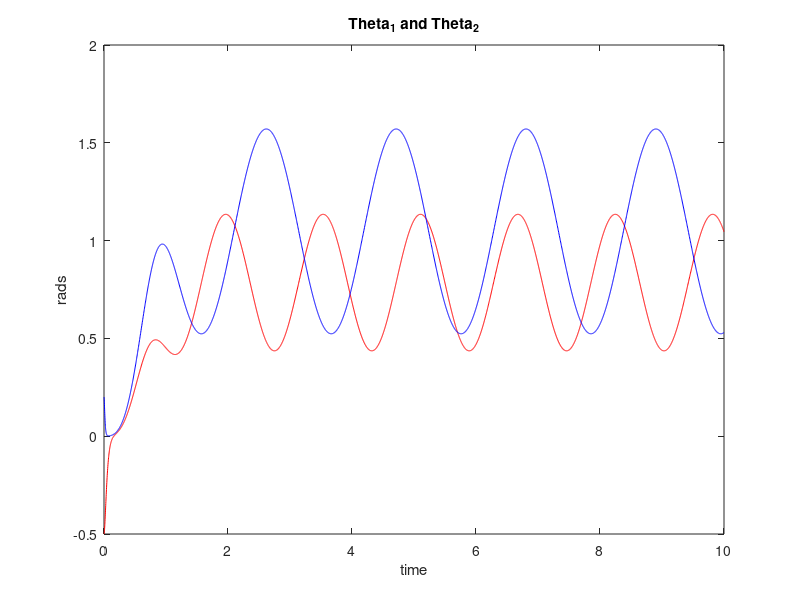

This chart was generated by the following MATLAB code: (Note: this script raises an error after producing the figure.)
%% Subacz, RBE502, Homework 4, Problem 2
function []= ComputedTorqueControl()
%This function calculates the PID controller for a planar arm using preset
%conditions. 

clc, clear all, close all;
%parameters for the arm
%Importing the parameters from table 5.1, page 115 of kelly's book
I_1 = 0.1213;
I_2 = 0.0116;
m_1 = 6.5225;
r_1 = .0983;
m_2 = 2.0458;
r_2 = .0229;
l_1 = 0.26;
l_2 = 0.26; 
g = 9.81;
w_1 =4;
w_2 = 3;


% we compute the parameters in the dynamic model - from the planararm.m
% model
a = I_1+I_2+m_1*r_1^2+ m_2*(l_1^2+ r_2^2);
b = m_2*l_1*r_2;
d = I_2+ m_2*r_2^2;

% x0= [0,0,0,0];
x0= [-0.5,0.2,0.1,0.1];  % Initial Condition - Format:[theta1,theta2,dtheta1,dtheta2]

tf=10; 

%Generate trajectories to follow, Using the parameters and equations from
%chapter 5.4 of kellys book, page 128.

b_1 = pi/4;
c_1 = pi/9;
b_2 = pi/3;
c_2 = pi/6;

%% Implement the computed Torque control.
global torque
torque=[];
[T,X] = ode45(@(t,x)plannarArmODE(t,x),[0 tf],x0);

%% Plot Data
figure('Name','Theta_1+Theta_2');
plot(T, X(:,1), 'r-');
hold on
plot(T, X(:,2), 'b-');
title('Theta_1 and Theta_2')
xlabel('time')
ylabel('rads')
snapnow

%recalcalate the actual positions of q_1 and q_2
q_plot_1 = b_1*(1-exp(-2*(T.^3))) + c_1*(1- exp(-2*(T.^3))).*sin(w_1.*T);
q_plot_2 = b_2*(1-exp(-2*(T.^3))) + c_2*(1- exp(-2*(T.^3))).*sin(w_2.*T);

figure('Name','Error Theta_1+Theta_2 under PD SetPoint Control');
plot(T,(q_plot_1(:,1))- X(:,1),'r-')
hold on
plot(T,(q_plot_2(:,1))- X(:,2),'b-');
title('Theta_1 and Theta_2 error')
xlabel('time')
ylabel('err')
axis([-0 10 -1.5 1.5])

figure('Name','Input_Computed Torque Control');
plot(T, torque(1,1:size(T,1)),'r-');
hold on
plot(T, torque(2,1:size(T,1)),'b-');
xlabel('time')
ylabel('torque')
title('input computed torque control')
torque=[];

torque=[];
disp('Finish.');

%% Functions

    function [dx ] = plannarArmODE(t,x)
        %Generate trajectories to follow, Using the parameters and equations from
        %chapter 5.4 of kellys book, page 128.
        
        %Calculate the positons of q_1 and q_2
        q_1 = b_1*(1-exp(-2*(t.^3))) + c_1*(1- exp(-2*(t.^3))).*sin(w_1.*t);
        q_2 = b_2*(1-exp(-2*(t.^3))) + c_2*(1- exp(-2*(t.^3))).*sin(w_2.*t);
        theta_d= [q_1;
                  q_2];
              
        %Calculate the velocities of dq_1 and dq_2
        dq_1 = 6*b_1*t^2*exp(-2*t^3) - c_1*w_1*cos(t*w_1)*(exp(-2*t^3) - 1) + 6*c_1*t^2*exp(-2*t^3)*sin(t*w_1);
        dq_2 = 6*b_2*t^2*exp(-2*t^3) - c_2*w_2*cos(t*w_2)*(exp(-2*t^3) - 1) + 6*c_2*t^2*exp(-2*t^3)*sin(t*w_2);
        dtheta_d =[dq_1;
                   dq_2];    
               
        %Calculate the acceleration of ddq_1 and ddq_2
        ddq_1 = 12*b_1*t*exp(-2*t^3) - 36*b_1*t^4*exp(-2*t^3) + c_1*w_1^2*sin(t*w_1)*(exp(-2*t^3) - 1) + 12*c_1*t*exp(-2*t^3)*sin(t*w_1) - 36*c_1*t^4*exp(-2*t^3)*sin(t*w_1) + 12*c_1*t^2*w_1*exp(-2*t^3)*cos(t*w_1);
        ddq_2 = 12*b_2*t*exp(-2*t^3) - 36*b_2*t^4*exp(-2*t^3) + c_2*w_2^2*sin(t*w_2)*(exp(-2*t^3) - 1) + 12*c_2*t*exp(-2*t^3)*sin(t*w_2) - 36*c_2*t^4*exp(-2*t^3)*sin(t*w_2) + 12*c_2*t^2*w_2*exp(-2*t^3)*cos(t*w_2);
        ddtheta_d = [ddq_1;
                     ddq_2];
        
        theta= x(1:2,1);
        dtheta= x(3:4,1);
        
        global Mmat Cmat Mmatd Cmatd       
        a = I_1+I_2+m_1*r_1^2+ m_2*(l_1^2+ r_2^2);
        b = m_2*l_1*r_2;
        d = I_2+ m_2*r_2^2;

        Mmat = [a+2*b*cos(x(2)), d+b*cos(x(2));  d+b*cos(x(2)), d];
        Cmat = [-b*sin(x(2))*x(4), -b*sin(x(2))*(x(3)+x(4)); b*sin(x(2))*x(3),0];
        Mmatd = [a+2*b*cos(theta_d(2)), d+b*cos(theta_d(2));  d+b*cos(theta_d(2)), d];
        Cmatd = [-b*sin(theta_d(2))*dtheta_d(2), -b*sin(theta_d(2))*(dtheta_d(1)+dtheta_d(2)); b*sin(theta_d(2))*dtheta_d(1),0];
        invM = inv(Mmat);
        invMC = invM*Cmat;
        tau = TorqueControl(theta_d, dtheta_d, ddtheta_d, theta, dtheta); %
        torque = [torque, tau];
        dx=zeros(4,1);
        dx(1) = x(3);
        dx(2) = x(4);
        dx(3:4) = -invMC* x(3:4) +invM*tau; % because ddot theta = -M^{-1}(C \dot Theta) + M^{-1} tau
    end

    function tau =TorqueControl(theta_d, dtheta_d,ddtheta_d, theta, dtheta)
        global Mmat Cmat
        Kp=[1500 0; 0 14000];
        Kv=[77.46 0; 0 236.64];
        e=theta_d-theta; % position error
        de = dtheta_d - dtheta; % velocity error
        tau= Mmat*(Kp*e + Kv*de) + Cmat*dtheta + Mmat*ddtheta_d;
    end


 end